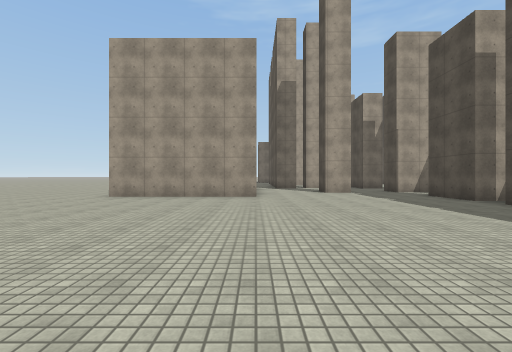
view 1 (above)

16 first-person views from a walk through a Unity game level. The camera is 1.3 m above the floor, looks level and sees 90° across. The floor is counted in squares, 2 m on a side. Each view is taken from the middle of a square. On the plan, view 1 faces up. The plan holds only what a view shows up to about 9 squares ahead; the rest is blank. The place goes on beyond the plan. The player is left out. Surface patterns are stand-ins for the level's own textures.

view 2
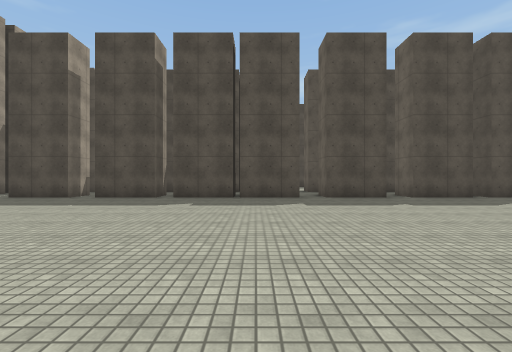

view 3
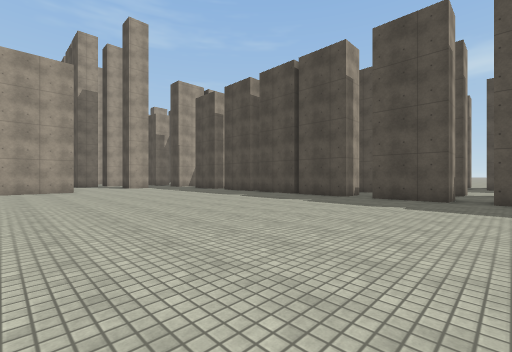

view 4
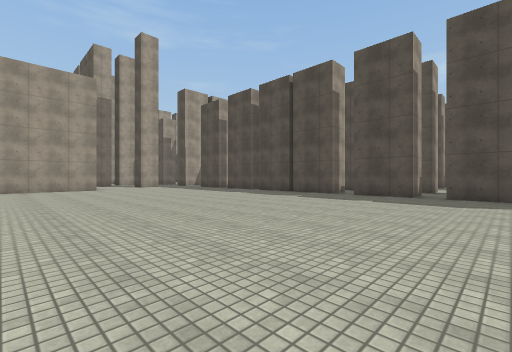

view 5
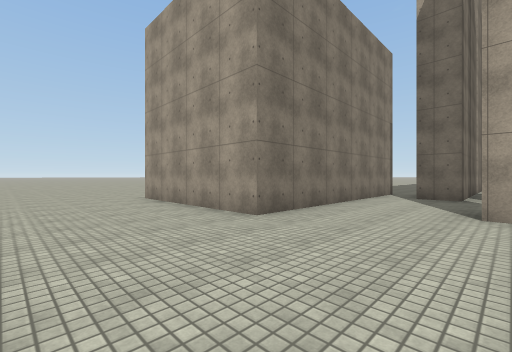

view 6
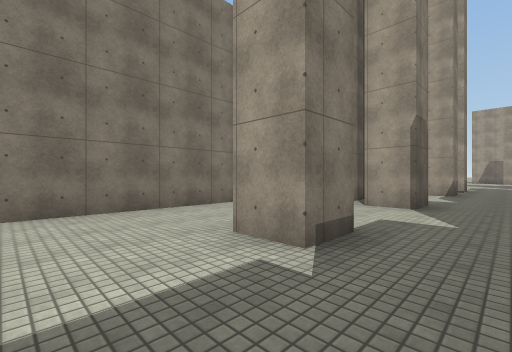

view 7
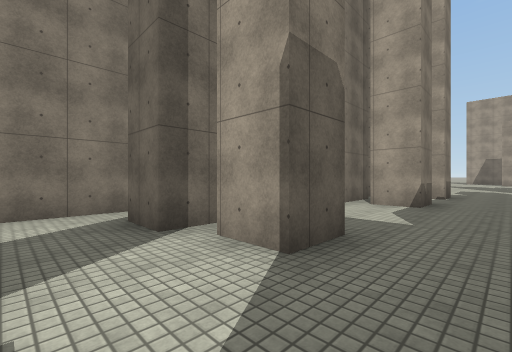

view 8
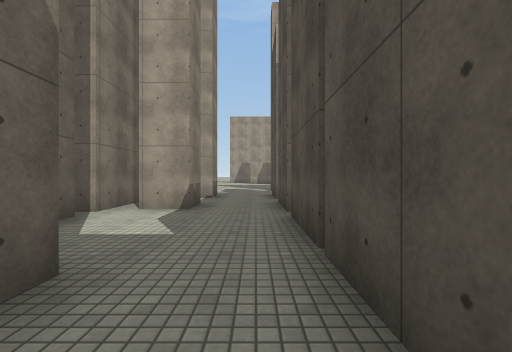

view 9
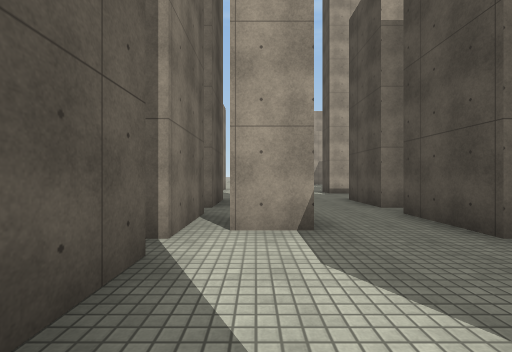

view 10
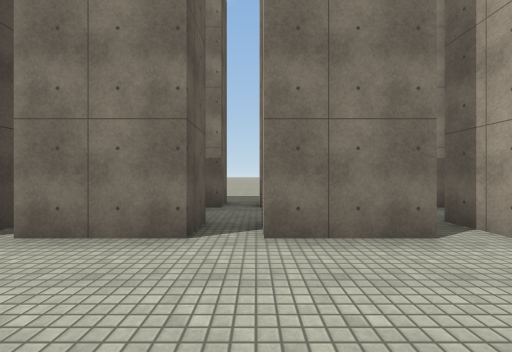

view 11
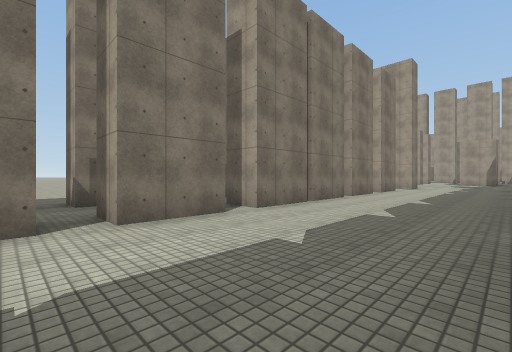

view 12
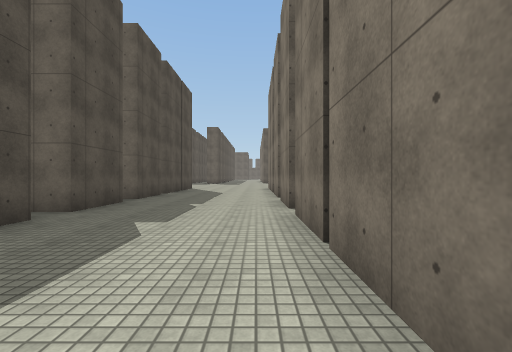

view 13
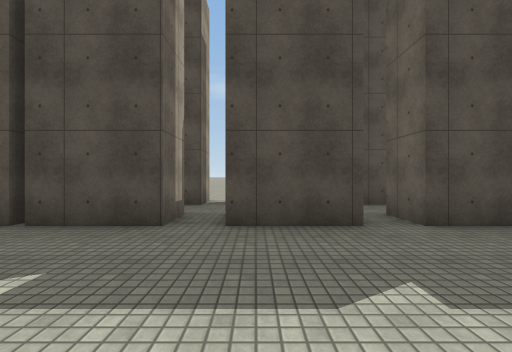

view 14
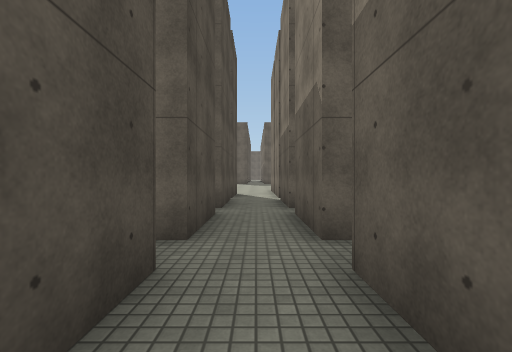

view 15
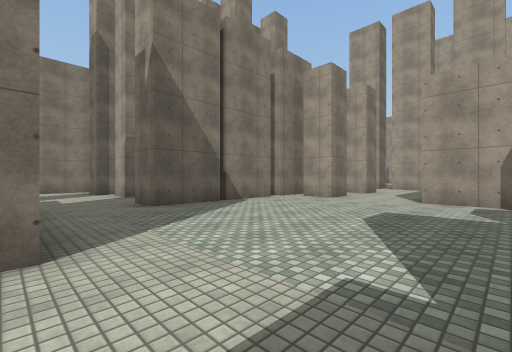

view 16
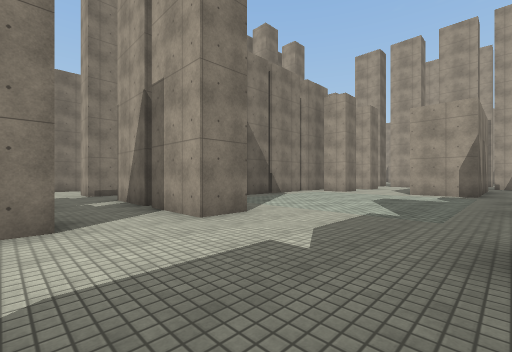

### Floor plan
Ten units are one square. View 1 is at (0, 0); x grows to the right and y downward. Boxes are objects, and circles mark ways between rooms. Rooms are numbered by the first view taken in them; rooms with no view inside come last. Other rooms are left out.
<svg viewBox="-50 -205 223 265">
<path fill="none" stroke="#000" d="M56 -40 56 -59M56 -17 56 -35M56 -66 56 -85M56 3 56 -15M37 -110 37 -99 26 -99M56 29 56 11M56 -133 56 -151M56 55 56 37M0 -148 0 -80 -45 -80M37 -148 37 -137 26 -137M21 -151 21 -133 10 -133M56 -153 56 -170M21 -171 21 -154M56 -177 56 -195M37 -191 37 -181 26 -181M21 -195 21 -177M93 -85 93 -80M93 -51 93 -40M96 -112 96 -102 78 -102M93 -35 93 -16M143 -14 143 -2 133 -2 133 -24M93 -15 93 3M66 -151 66 -133 56 -133M168 -2 157 -2 157 -14M93 10 93 29M123 -181 105 -181M133 25 133 6 143 6 143 25M66 -171 66 -153M157 25 157 6 161 6M66 -184 66 -177M82 -191 82 -181 71 -181M93 37 93 55M133 50 133 32 143 32M75 -102 56 -102M143 32 143 49M157 50 157 32"/>
<circle cx="60" cy="-125" r="3" fill="#2a7"/>
<circle cx="60" cy="-200" r="3" fill="#2a7"/>
<circle cx="60" cy="-95" r="3" fill="#2a7"/>
<circle cx="90" cy="-95" r="3" fill="#2a7"/>
<circle cx="140" cy="30" r="3" fill="#2a7"/>
<circle cx="140" cy="50" r="3" fill="#2a7"/>
<circle cx="150" cy="15" r="3" fill="#2a7"/>
<text x="10" y="-40">1</text>
<text x="120" y="-80">2</text>
<text x="70" y="-90">3</text>
<text x="150" y="40">4</text>
</svg>
Room 1 opens to room 2. Room 1 opens to room 3. Room 2 opens to room 3. Room 2 opens to room 4.

Where each view was taken, in squares from view 1:
view 1: 0 up, 0 right, facing up
view 2: 1 up, 2 left, facing right
view 3: 4 down, 2 left, facing up-right
view 4: 5 down, 3 left, facing up-right
view 5: 5 up, 3 right, facing up-left
view 6: 8 up, 5 right, facing up-left
view 7: 12 up, 5 right, facing up-left
view 8: 13 up, 5 right, facing up
view 9: 15 up, 3 right, facing up
view 10: 3 down, 12 right, facing left
view 11: 4 down, 13 right, facing up-left
view 12: 4 up, 10 right, facing down
view 13: 1 down, 10 right, facing right
view 14: 2 up, 15 right, facing down
view 15: 11 up, 12 right, facing up-left
view 16: 8 up, 13 right, facing up-left
